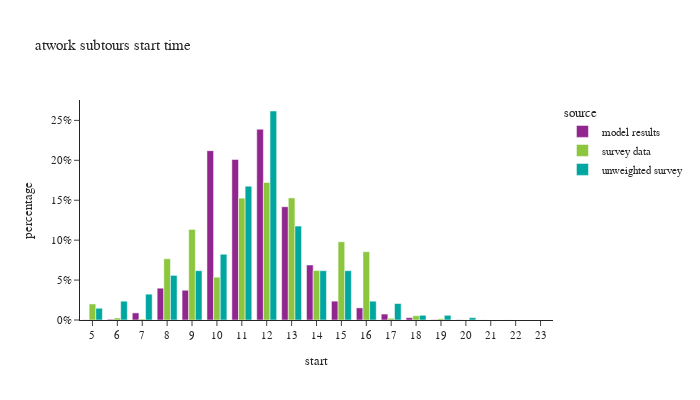

Notebook code cell kept with this figure:
### Markdown cell above
## atwork subtours start time

### Code cell
df_plot = atwork_subtour.groupby(['source','start'])[['tour_weight']].sum().reset_index()
df_plot['percentage'] = df_plot.groupby(['source'], group_keys=False)['tour_weight']. \
    apply(lambda x: x / float(x.sum()))

fig = px.bar(df_plot, x="start", y="percentage", color="source",barmode="group",
             title="atwork subtours start time")
fig.for_each_annotation(lambda a: a.update(text = a.text.split("=")[-1]))
fig.update_layout(height=400, width=700, yaxis=dict(tickformat=".0%"), xaxis=dict(dtick="1"))
fig.show()

### Figure 1 — Plotly figure (JSON) as saved in the notebook; plotly's stock layout.template omitted (floating-point values rounded to 4 significant figures)
{"data": [{"alignmentgroup": "True", "hovertemplate": "source=model results<br>start=%{x}<br>percentage=%{y}<extra></extra>", "legendgroup": "model results", "marker": {"color": "#91268F", "pattern": {"shape": ""}}, "name": "model results", "offsetgroup": "model results", "orientation": "v", "showlegend": true, "textposition": "auto", "type": "bar", "x": [5.0, 6.0, 7.0, 8.0, 9.0, 10.0, 11.0, 12.0, 13.0, 14.0, 15.0, 16.0, 17.0, 18.0, 19.0, 20.0, 21.0, 22.0, 23.0], "xaxis": "x", "y": [0.0002007, 0.000945, 0.008878, 0.03984, 0.03728, 0.2121, 0.201, 0.239, 0.1419, 0.06889, 0.02359, 0.01519, 0.007421, 0.002939, 0.0004402, 0.0002719, 8.415e-05, 6.473e-05, 1.942e-05], "yaxis": "y"}, {"alignmentgroup": "True", "hovertemplate": "source=survey data<br>start=%{x}<br>percentage=%{y}<extra></extra>", "legendgroup": "survey data", "marker": {"color": "#8CC63E", "pattern": {"shape": ""}}, "name": "survey data", "offsetgroup": "survey data", "orientation": "v", "showlegend": true, "textposition": "auto", "type": "bar", "x": [5.0, 6.0, 7.0, 8.0, 9.0, 10.0, 11.0, 12.0, 13.0, 14.0, 15.0, 16.0, 17.0, 18.0, 19.0, 20.0], "xaxis": "x", "y": [0.02012, 0.002504, 0.001211, 0.0767, 0.1134, 0.05361, 0.1526, 0.1723, 0.1529, 0.06196, 0.09796, 0.08554, 0.002149, 0.005293, 0.001504, 0.0001697], "yaxis": "y"}, {"alignmentgroup": "True", "hovertemplate": "source=unweighted survey<br>start=%{x}<br>percentage=%{y}<extra></extra>", "legendgroup": "unweighted survey", "marker": {"color": "#00A7A0", "pattern": {"shape": ""}}, "name": "unweighted survey", "offsetgroup": "unweighted survey", "orientation": "v", "showlegend": true, "textposition": "auto", "type": "bar", "x": [5.0, 6.0, 7.0, 8.0, 9.0, 10.0, 11.0, 12.0, 13.0, 14.0, 15.0, 16.0, 17.0, 18.0, 19.0, 20.0], "xaxis": "x", "y": [0.01471, 0.02353, 0.03235, 0.05588, 0.06176, 0.08235, 0.1676, 0.2618, 0.1176, 0.06176, 0.06176, 0.02353, 0.02059, 0.005882, 0.005882, 0.002941], "yaxis": "y"}], "layout": {"barmode": "group", "height": 400, "legend": {"title": {"text": "source"}, "tracegroupgap": 0}, "title": {"text": "atwork subtours start time"}, "width": 700, "xaxis": {"anchor": "y", "domain": [0.0, 1.0], "dtick": "1", "title": {"text": "start"}}, "yaxis": {"anchor": "x", "domain": [0.0, 1.0], "tickformat": ".0%", "title": {"text": "percentage"}}}}
